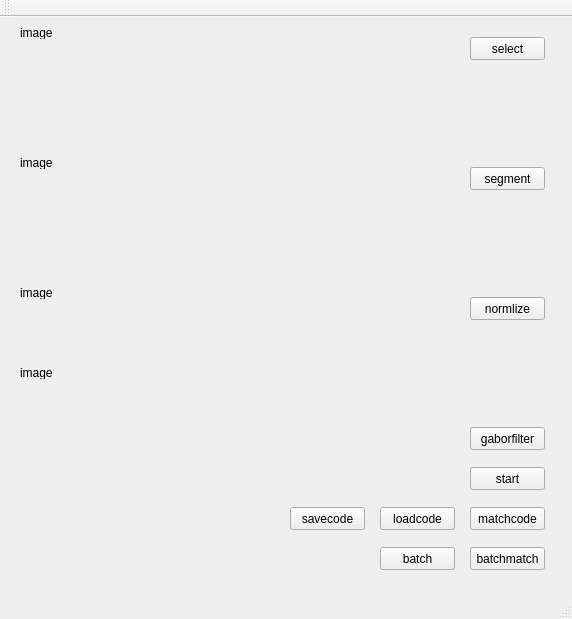
<?xml version="1.0" encoding="UTF-8"?>
<ui version="4.0">
 <class>MainWindow</class>
 <widget class="QMainWindow" name="MainWindow">
  <property name="geometry">
   <rect>
    <x>0</x>
    <y>0</y>
    <width>572</width>
    <height>619</height>
   </rect>
  </property>
  <property name="windowTitle">
   <string>MainWindow</string>
  </property>
  <widget class="QWidget" name="centralWidget">
   <widget class="QLabel" name="label">
    <property name="geometry">
     <rect>
      <x>20</x>
      <y>10</y>
      <width>54</width>
      <height>12</height>
     </rect>
    </property>
    <property name="text">
     <string>image</string>
    </property>
   </widget>
   <widget class="QPushButton" name="pushButton">
    <property name="geometry">
     <rect>
      <x>470</x>
      <y>20</y>
      <width>75</width>
      <height>23</height>
     </rect>
    </property>
    <property name="text">
     <string>select</string>
    </property>
   </widget>
   <widget class="QPushButton" name="pushButton_2">
    <property name="geometry">
     <rect>
      <x>470</x>
      <y>150</y>
      <width>75</width>
      <height>23</height>
     </rect>
    </property>
    <property name="text">
     <string>segment</string>
    </property>
   </widget>
   <widget class="QLabel" name="label_2">
    <property name="geometry">
     <rect>
      <x>20</x>
      <y>140</y>
      <width>54</width>
      <height>12</height>
     </rect>
    </property>
    <property name="text">
     <string>image</string>
    </property>
   </widget>
   <widget class="QLabel" name="label_3">
    <property name="geometry">
     <rect>
      <x>20</x>
      <y>270</y>
      <width>54</width>
      <height>12</height>
     </rect>
    </property>
    <property name="text">
     <string>image</string>
    </property>
   </widget>
   <widget class="QLabel" name="label_4">
    <property name="geometry">
     <rect>
      <x>20</x>
      <y>350</y>
      <width>54</width>
      <height>12</height>
     </rect>
    </property>
    <property name="text">
     <string>image</string>
    </property>
   </widget>
   <widget class="QPushButton" name="pushButton_3">
    <property name="geometry">
     <rect>
      <x>470</x>
      <y>280</y>
      <width>75</width>
      <height>23</height>
     </rect>
    </property>
    <property name="text">
     <string>normlize</string>
    </property>
   </widget>
   <widget class="QPushButton" name="pushButton_4">
    <property name="geometry">
     <rect>
      <x>470</x>
      <y>410</y>
      <width>75</width>
      <height>23</height>
     </rect>
    </property>
    <property name="text">
     <string>gaborfilter</string>
    </property>
   </widget>
   <widget class="QPushButton" name="pushButton_5">
    <property name="geometry">
     <rect>
      <x>470</x>
      <y>450</y>
      <width>75</width>
      <height>23</height>
     </rect>
    </property>
    <property name="text">
     <string>start</string>
    </property>
   </widget>
   <widget class="QPushButton" name="pushButton_6">
    <property name="geometry">
     <rect>
      <x>290</x>
      <y>490</y>
      <width>75</width>
      <height>23</height>
     </rect>
    </property>
    <property name="text">
     <string>savecode</string>
    </property>
   </widget>
   <widget class="QPushButton" name="pushButton_7">
    <property name="geometry">
     <rect>
      <x>470</x>
      <y>490</y>
      <width>75</width>
      <height>23</height>
     </rect>
    </property>
    <property name="text">
     <string>matchcode</string>
    </property>
   </widget>
   <widget class="QPushButton" name="pushButton_8">
    <property name="geometry">
     <rect>
      <x>380</x>
      <y>490</y>
      <width>75</width>
      <height>23</height>
     </rect>
    </property>
    <property name="text">
     <string>loadcode</string>
    </property>
   </widget>
   <widget class="QPushButton" name="pushButton_9">
    <property name="geometry">
     <rect>
      <x>380</x>
      <y>530</y>
      <width>75</width>
      <height>23</height>
     </rect>
    </property>
    <property name="text">
     <string>batch</string>
    </property>
   </widget>
   <widget class="QPushButton" name="pushButton_10">
    <property name="geometry">
     <rect>
      <x>470</x>
      <y>530</y>
      <width>75</width>
      <height>23</height>
     </rect>
    </property>
    <property name="text">
     <string>batchmatch</string>
    </property>
   </widget>
  </widget>
  <widget class="QMenuBar" name="menuBar">
   <property name="geometry">
    <rect>
     <x>0</x>
     <y>0</y>
     <width>572</width>
     <height>23</height>
    </rect>
   </property>
  </widget>
  <widget class="QToolBar" name="mainToolBar">
   <attribute name="toolBarArea">
    <enum>TopToolBarArea</enum>
   </attribute>
   <attribute name="toolBarBreak">
    <bool>false</bool>
   </attribute>
  </widget>
  <widget class="QStatusBar" name="statusBar"/>
 </widget>
 <layoutdefault spacing="6" margin="11"/>
 <resources/>
 <connections/>
</ui>
